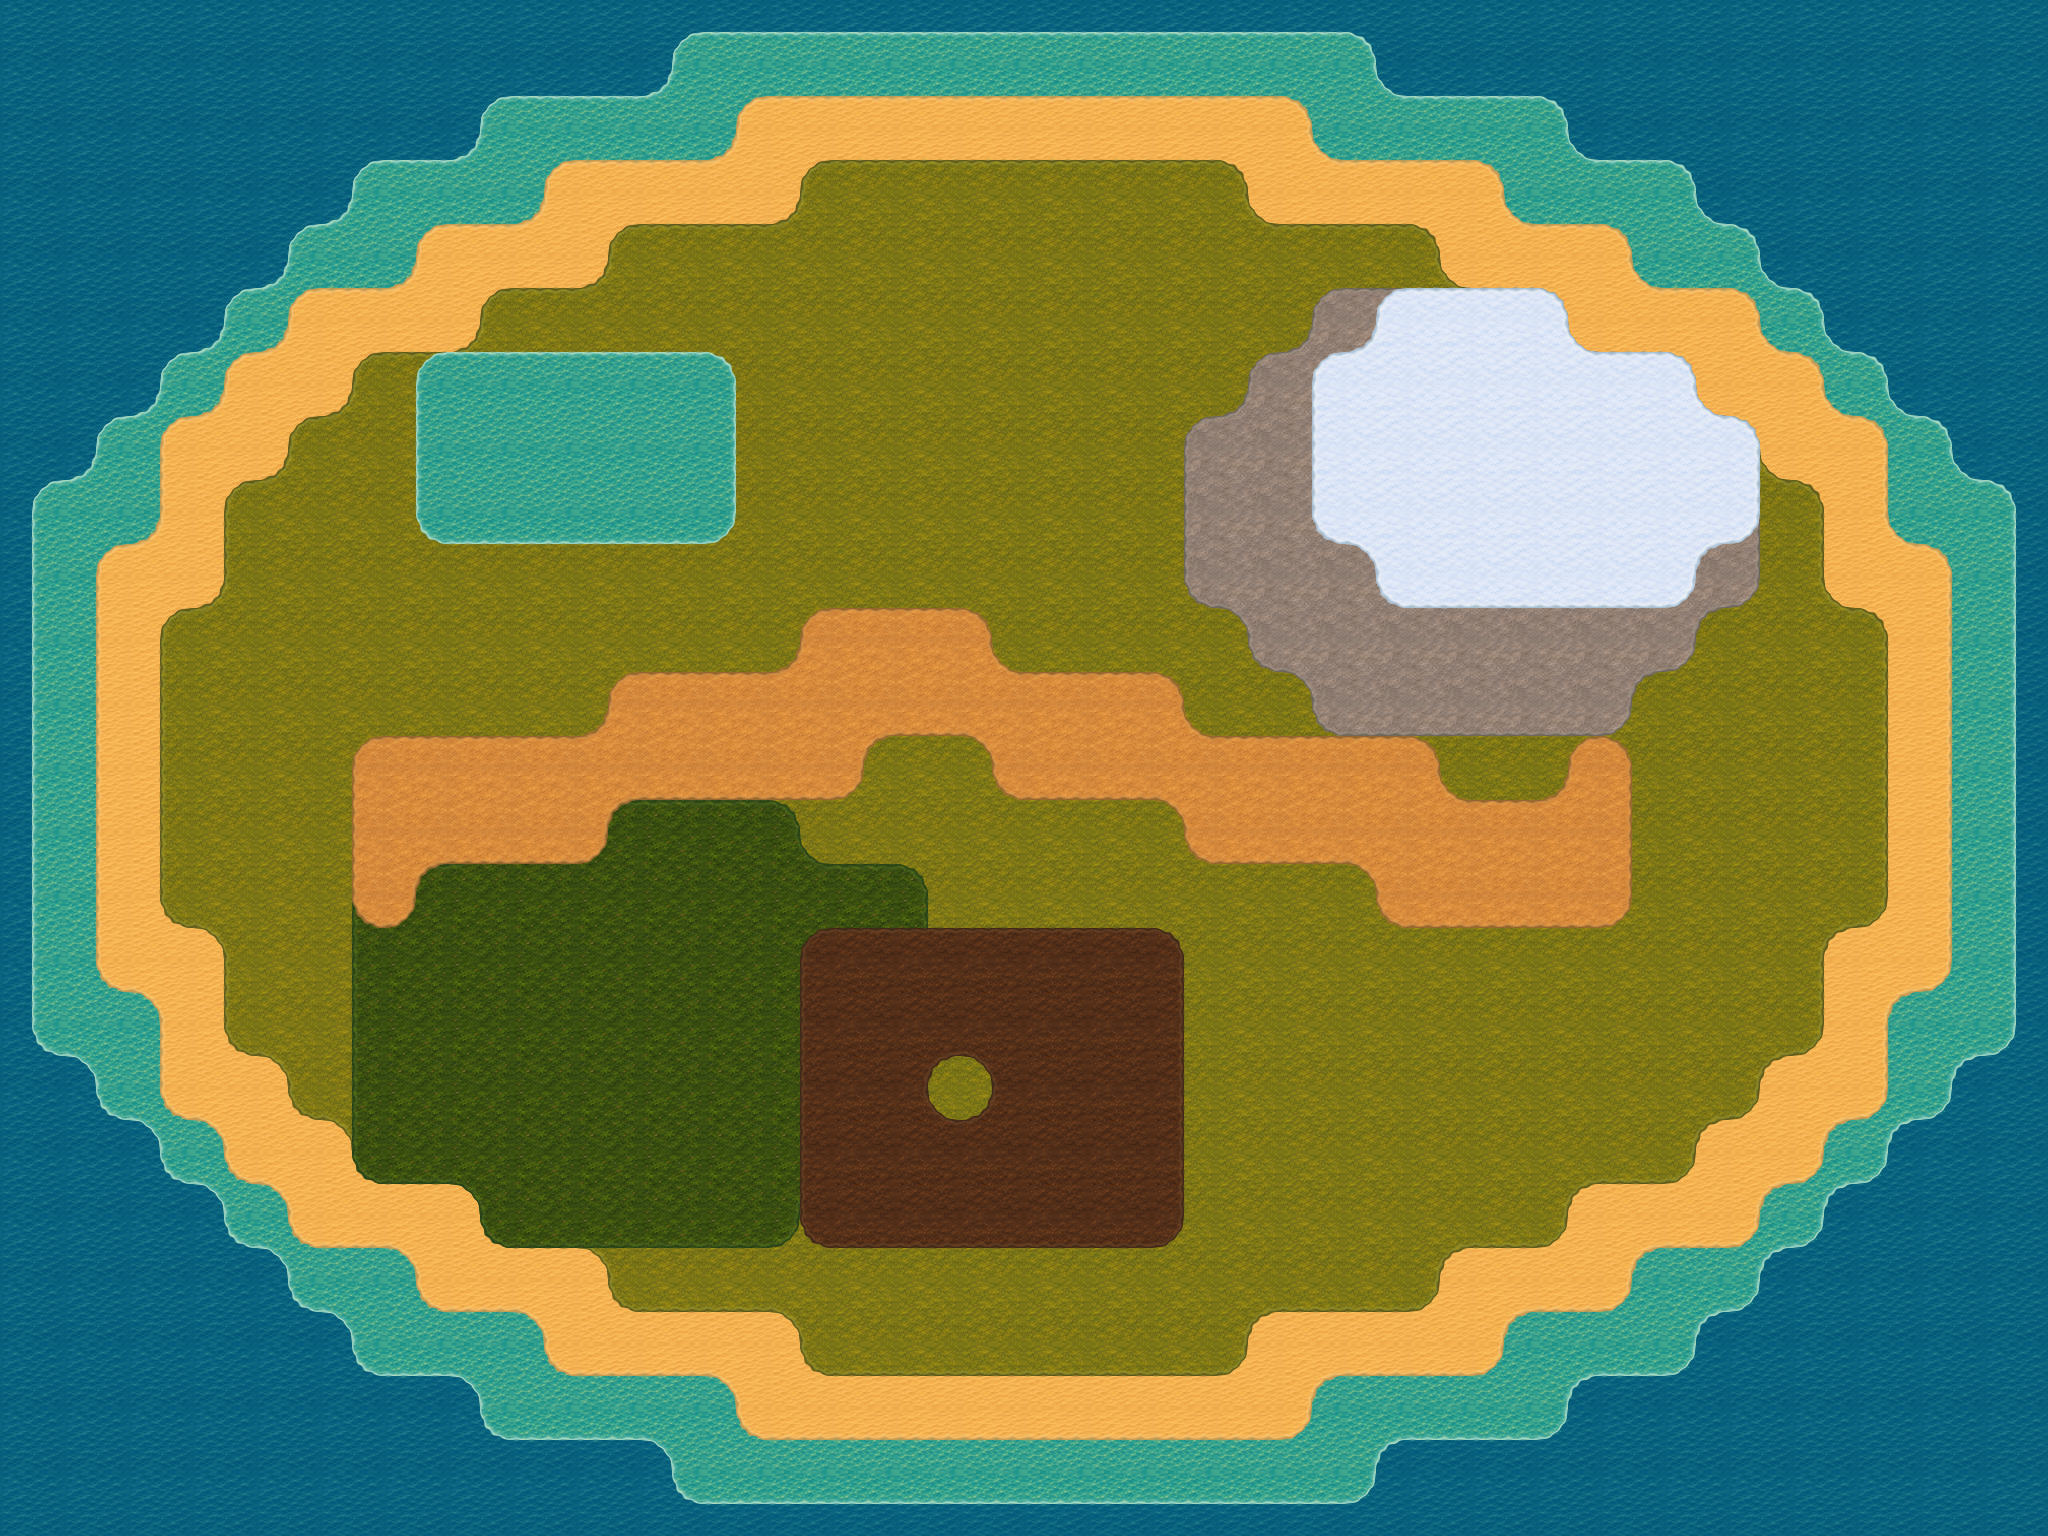

This is a level from a 2D game, rendered from its Tiled map with the project's own tilesets. A one-line summary and the map file follow, with tile-layer data summarised:
An orthogonal 32x24 tile map with 64x64 px tiles, 10 tile layers (01 deep, 02 water, 03 sand, 04 grass, ...).

<map version="1.10" tiledversion="1.11.0" orientation="orthogonal" renderorder="right-down" width="32" height="24" tilewidth="64" tileheight="64" infinite="0" nextlayerid="11" nextobjectid="1">
 <tileset firstgid="1" source="terrain-redrawn.tsx" />
 <layer id="1" name="01 deep" width="32" height="24">
  <data>[768 cells, 768 non-empty, 1 distinct tile ids]</data>
 </layer>
 <layer id="2" name="02 water" width="32" height="24">
  <data>[768 cells, 640 non-empty, 13 distinct tile ids]</data>
 </layer>
 <layer id="3" name="03 sand" width="32" height="24">
  <data>[768 cells, 544 non-empty, 13 distinct tile ids]</data>
 </layer>
 <layer id="4" name="04 grass" width="32" height="24">
  <data>[768 cells, 444 non-empty, 13 distinct tile ids]</data>
 </layer>
 <layer id="5" name="05 jungle" width="32" height="24">
  <data>[768 cells, 72 non-empty, 13 distinct tile ids]</data>
 </layer>
 <layer id="6" name="06 rock" width="32" height="24">
  <data>[768 cells, 67 non-empty, 13 distinct tile ids]</data>
 </layer>
 <layer id="7" name="07 snow" width="32" height="24">
  <data>[768 cells, 41 non-empty, 13 distinct tile ids]</data>
 </layer>
 <layer id="8" name="08 dirt" width="32" height="24">
  <data>[768 cells, 74 non-empty, 13 distinct tile ids]</data>
 </layer>
 <layer id="9" name="09 soil" width="32" height="24">
  <data>[768 cells, 42 non-empty, 13 distinct tile ids]</data>
 </layer>
 <layer id="10" name="10 water" width="32" height="24">
  <data>[768 cells, 24 non-empty, 9 distinct tile ids]</data>
 </layer>
</map>
